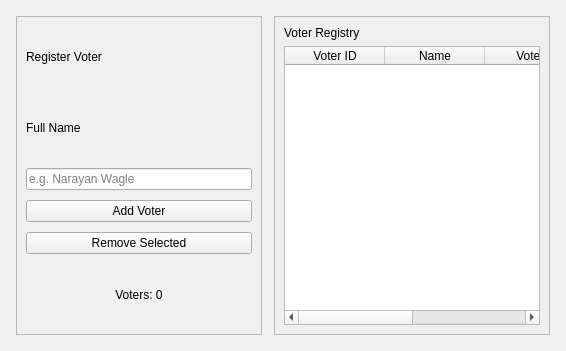
<?xml version="1.0" encoding="UTF-8"?>
<ui version="4.0">
 <class>VoterTab</class>
 <widget class="QWidget" name="VoterTab">
  <property name="geometry">
   <rect>
    <x>0</x>
    <y>0</y>
    <width>566</width>
    <height>351</height>
   </rect>
  </property>
  <property name="windowTitle">
   <string>Voters</string>
  </property>
  <layout class="QHBoxLayout" name="rootLayout">
   <property name="spacing">
    <number>12</number>
   </property>
   <property name="margin" stdset="0">
    <number>16</number>
   </property>
   <item>
    <widget class="QFrame" name="leftPanel">
     <property name="frameShape">
      <enum>QFrame::Shape::StyledPanel</enum>
     </property>
     <layout class="QVBoxLayout" name="leftLayout">
      <property name="spacing">
       <number>10</number>
      </property>
      <item>
       <widget class="QLabel" name="panelTitle">
        <property name="text">
         <string>Register Voter</string>
        </property>
       </widget>
      </item>
      <item>
       <widget class="QLabel" name="lblName">
        <property name="text">
         <string>Full Name</string>
        </property>
       </widget>
      </item>
      <item>
       <widget class="QLineEdit" name="nameInput">
        <property name="placeholderText">
         <string>e.g. Narayan Wagle</string>
        </property>
       </widget>
      </item>
      <item>
       <widget class="QPushButton" name="addBtn">
        <property name="text">
         <string>Add Voter</string>
        </property>
       </widget>
      </item>
      <item>
       <widget class="QPushButton" name="removeBtn">
        <property name="text">
         <string>Remove Selected</string>
        </property>
       </widget>
      </item>
      <item>
       <widget class="QLabel" name="countLabel">
        <property name="text">
         <string>Voters: 0</string>
        </property>
        <property name="alignment">
         <set>Qt::AlignmentFlag::AlignCenter</set>
        </property>
       </widget>
      </item>
     </layout>
    </widget>
   </item>
   <item>
    <widget class="QFrame" name="rightPanel">
     <property name="frameShape">
      <enum>QFrame::Shape::StyledPanel</enum>
     </property>
     <layout class="QVBoxLayout" name="rightLayout">
      <item>
       <widget class="QLabel" name="tableTitle">
        <property name="text">
         <string>Voter Registry</string>
        </property>
       </widget>
      </item>
      <item>
       <widget class="QTableWidget" name="voterTable">
        <property name="editTriggers">
         <set>QAbstractItemView::EditTrigger::NoEditTriggers</set>
        </property>
        <property name="alternatingRowColors">
         <bool>true</bool>
        </property>
        <property name="selectionBehavior">
         <enum>QAbstractItemView::SelectionBehavior::SelectRows</enum>
        </property>
        <property name="columnCount">
         <number>4</number>
        </property>
        <column>
         <property name="text">
          <string>Voter ID</string>
         </property>
        </column>
        <column>
         <property name="text">
          <string>Name</string>
         </property>
        </column>
        <column>
         <property name="text">
          <string>Voted?</string>
         </property>
        </column>
        <column>
         <property name="text">
          <string>Voted For (ID)</string>
         </property>
        </column>
       </widget>
      </item>
     </layout>
    </widget>
   </item>
  </layout>
 </widget>
 <resources/>
 <connections/>
</ui>
